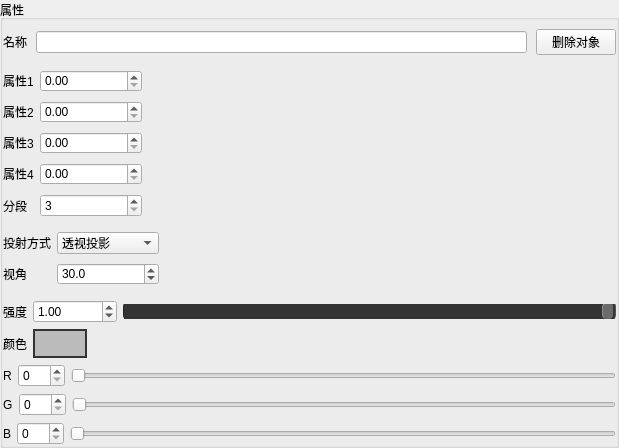
             <widget class="QGroupBox" name="attribpanel">
              <property name="title">
               <string>属性</string>
              </property>
              <layout class="QVBoxLayout" name="verticalLayout_8">
               <property name="leftMargin">
                <number>0</number>
               </property>
               <property name="topMargin">
                <number>9</number>
               </property>
               <property name="rightMargin">
                <number>0</number>
               </property>
               <property name="bottomMargin">
                <number>0</number>
               </property>
               <item>
                <layout class="QHBoxLayout" name="horizontalLayout_23">
                 <property name="spacing">
                  <number>9</number>
                 </property>
                 <item>
                  <widget class="QLabel" name="label_28">
                   <property name="text">
                    <string>名称</string>
                   </property>
                  </widget>
                 </item>
                 <item>
                  <widget class="QLineEdit" name="obj_name"/>
                 </item>
                 <item>
                  <widget class="QPushButton" name="deleteobj">
                   <property name="text">
                    <string>删除对象</string>
                   </property>
                  </widget>
                 </item>
                </layout>
               </item>
               <item>
                <widget class="QFrame" name="frame_object">
                 <property name="frameShape">
                  <enum>QFrame::NoFrame</enum>
                 </property>
                 <property name="frameShadow">
                  <enum>QFrame::Raised</enum>
                 </property>
                 <layout class="QHBoxLayout" name="horizontalLayout_18">
                  <property name="spacing">
                   <number>0</number>
                  </property>
                  <property name="leftMargin">
                   <number>0</number>
                  </property>
                  <property name="topMargin">
                   <number>0</number>
                  </property>
                  <property name="rightMargin">
                   <number>0</number>
                  </property>
                  <property name="bottomMargin">
                   <number>0</number>
                  </property>
                  <item>
                   <widget class="QFrame" name="frame_7">
                    <property name="frameShape">
                     <enum>QFrame::NoFrame</enum>
                    </property>
                    <property name="frameShadow">
                     <enum>QFrame::Raised</enum>
                    </property>
                    <layout class="QGridLayout" name="gridLayout_2">
                     <property name="leftMargin">
                      <number>0</number>
                     </property>
                     <property name="topMargin">
                      <number>9</number>
                     </property>
                     <property name="rightMargin">
                      <number>0</number>
                     </property>
                     <property name="bottomMargin">
                      <number>0</number>
                     </property>
                     <property name="verticalSpacing">
                      <number>9</number>
                     </property>
                     <item row="1" column="2">
                      <widget class="QDoubleSpinBox" name="attrib2">
                       <property name="styleSheet">
                        <string notr="true">width:80px;</string>
                       </property>
                       <property name="maximum">
                        <double>999999.000000000000000</double>
                       </property>
                       <property name="stepType">
                        <enum>QAbstractSpinBox::AdaptiveDecimalStepType</enum>
                       </property>
                      </widget>
                     </item>
                     <item row="2" column="1">
                      <widget class="QLabel" name="label_attrib3">
                       <property name="text">
                        <string>属性3</string>
                       </property>
                      </widget>
                     </item>
                     <item row="0" column="1">
                      <widget class="QLabel" name="label_attrib1">
                       <property name="text">
                        <string>属性1</string>
                       </property>
                      </widget>
                     </item>
                     <item row="0" column="2">
                      <widget class="QDoubleSpinBox" name="attrib1">
                       <property name="styleSheet">
                        <string notr="true">width:80px;</string>
                       </property>
                       <property name="maximum">
                        <double>999999.000000000000000</double>
                       </property>
                       <property name="stepType">
                        <enum>QAbstractSpinBox::AdaptiveDecimalStepType</enum>
                       </property>
                      </widget>
                     </item>
                     <item row="4" column="2">
                      <widget class="QSpinBox" name="fragment">
                       <property name="minimum">
                        <number>3</number>
                       </property>
                       <property name="maximum">
                        <number>999999</number>
                       </property>
                       <property name="stepType">
                        <enum>QAbstractSpinBox::AdaptiveDecimalStepType</enum>
                       </property>
                      </widget>
                     </item>
                     <item row="1" column="1">
                      <widget class="QLabel" name="label_attrib2">
                       <property name="text">
                        <string>属性2</string>
                       </property>
                      </widget>
                     </item>
                     <item row="4" column="1">
                      <widget class="QLabel" name="label_frag">
                       <property name="text">
                        <string>分段</string>
                       </property>
                      </widget>
                     </item>
                     <item row="2" column="2">
                      <widget class="QDoubleSpinBox" name="attrib3">
                       <property name="styleSheet">
                        <string notr="true">width:80px;</string>
                       </property>
                       <property name="maximum">
                        <double>999999.000000000000000</double>
                       </property>
                       <property name="stepType">
                        <enum>QAbstractSpinBox::AdaptiveDecimalStepType</enum>
                       </property>
                      </widget>
                     </item>
                     <item row="3" column="1">
                      <widget class="QLabel" name="label_attrib4">
                       <property name="text">
                        <string>属性4</string>
                       </property>
                      </widget>
                     </item>
                     <item row="3" column="2">
                      <widget class="QDoubleSpinBox" name="attrib4">
                       <property name="styleSheet">
                        <string notr="true">width:80px;</string>
                       </property>
                       <property name="maximum">
                        <double>999999.000000000000000</double>
                       </property>
                       <property name="stepType">
                        <enum>QAbstractSpinBox::AdaptiveDecimalStepType</enum>
                       </property>
                      </widget>
                     </item>
                    </layout>
                   </widget>
                  </item>
                  <item>
                   <spacer name="horizontalSpacer_3">
                    <property name="orientation">
                     <enum>Qt::Horizontal</enum>
                    </property>
                    <property name="sizeHint" stdset="0">
                     <size>
                      <width>474</width>
                      <height>20</height>
                     </size>
                    </property>
                   </spacer>
                  </item>
                 </layout>
                </widget>
               </item>
               <item>
                <widget class="QFrame" name="frame_camera">
                 <property name="sizePolicy">
                  <sizepolicy hsizetype="Preferred" vsizetype="Preferred">
                   <horstretch>0</horstretch>
                   <verstretch>0</verstretch>
                  </sizepolicy>
                 </property>
                 <property name="frameShape">
                  <enum>QFrame::NoFrame</enum>
                 </property>
                 <property name="frameShadow">
                  <enum>QFrame::Raised</enum>
                 </property>
                 <layout class="QHBoxLayout" name="horizontalLayout_22">
                  <property name="spacing">
                   <number>0</number>
                  </property>
                  <property name="leftMargin">
                   <number>0</number>
                  </property>
                  <property name="topMargin">
                   <number>0</number>
                  </property>
                  <property name="rightMargin">
                   <number>0</number>
                  </property>
                  <property name="bottomMargin">
                   <number>0</number>
                  </property>
                  <item>
                   <widget class="QFrame" name="frame_9">
                    <property name="frameShape">
                     <enum>QFrame::NoFrame</enum>
                    </property>
                    <property name="frameShadow">
                     <enum>QFrame::Raised</enum>
                    </property>
                    <layout class="QGridLayout" name="gridLayout_3">
                     <property name="leftMargin">
                      <number>0</number>
                     </property>
                     <property name="topMargin">
                      <number>9</number>
                     </property>
                     <property name="rightMargin">
                      <number>0</number>
                     </property>
                     <property name="bottomMargin">
                      <number>0</number>
                     </property>
                     <property name="verticalSpacing">
                      <number>9</number>
                     </property>
                     <item row="0" column="0">
                      <widget class="QLabel" name="label_23">
                       <property name="text">
                        <string>投射方式</string>
                       </property>
                      </widget>
                     </item>
                     <item row="0" column="1">
                      <widget class="QComboBox" name="projmode">
                       <item>
                        <property name="text">
                         <string>透视投影</string>
                        </property>
                       </item>
                       <item>
                        <property name="text">
                         <string>平行投影</string>
                        </property>
                       </item>
                      </widget>
                     </item>
                     <item row="1" column="0">
                      <widget class="QLabel" name="label_29">
                       <property name="text">
                        <string>视角</string>
                       </property>
                      </widget>
                     </item>
                     <item row="1" column="1">
                      <widget class="QDoubleSpinBox" name="fov">
                       <property name="styleSheet">
                        <string notr="true">width:80px;</string>
                       </property>
                       <property name="decimals">
                        <number>1</number>
                       </property>
                       <property name="minimum">
                        <double>0.200000000000000</double>
                       </property>
                       <property name="maximum">
                        <double>170.000000000000000</double>
                       </property>
                       <property name="stepType">
                        <enum>QAbstractSpinBox::AdaptiveDecimalStepType</enum>
                       </property>
                       <property name="value">
                        <double>30.000000000000000</double>
                       </property>
                      </widget>
                     </item>
                    </layout>
                   </widget>
                  </item>
                  <item>
                   <spacer name="horizontalSpacer_7">
                    <property name="orientation">
                     <enum>Qt::Horizontal</enum>
                    </property>
                    <property name="sizeHint" stdset="0">
                     <size>
                      <width>40</width>
                      <height>20</height>
                     </size>
                    </property>
                   </spacer>
                  </item>
                 </layout>
                </widget>
               </item>
               <item>
                <widget class="QFrame" name="frame_light">
                 <property name="sizePolicy">
                  <sizepolicy hsizetype="Preferred" vsizetype="Preferred">
                   <horstretch>0</horstretch>
                   <verstretch>0</verstretch>
                  </sizepolicy>
                 </property>
                 <property name="frameShape">
                  <enum>QFrame::NoFrame</enum>
                 </property>
                 <property name="frameShadow">
                  <enum>QFrame::Raised</enum>
                 </property>
                 <layout class="QVBoxLayout" name="verticalLayout_9">
                  <property name="leftMargin">
                   <number>0</number>
                  </property>
                  <property name="topMargin">
                   <number>9</number>
                  </property>
                  <property name="rightMargin">
                   <number>0</number>
                  </property>
                  <property name="bottomMargin">
                   <number>0</number>
                  </property>
                  <item>
                   <layout class="QHBoxLayout" name="horizontalLayout_28">
                    <item>
                     <widget class="QLabel" name="label_34">
                      <property name="text">
                       <string>强度</string>
                      </property>
                      <property name="buddy">
                       <cstring>difftexpath</cstring>
                      </property>
                     </widget>
                    </item>
                    <item>
                     <widget class="QDoubleSpinBox" name="lintensity">
                      <property name="maximum">
                       <double>999999.000000000000000</double>
                      </property>
                      <property name="singleStep">
                       <double>0.010000000000000</double>
                      </property>
                      <property name="stepType">
                       <enum>QAbstractSpinBox::AdaptiveDecimalStepType</enum>
                      </property>
                      <property name="value">
                       <double>1.000000000000000</double>
                      </property>
                     </widget>
                    </item>
                    <item>
                     <widget class="QSlider" name="slider_lintensity">
                      <property name="styleSheet">
                       <string notr="true">QSlider::groove {
    border: 1px solid;
	border-radius: 7px;
	border-color: #222222 #555555 #555555 #222222;
    height: 18px;
    background: #333333;
    padding:1px;
}
QSlider::handle {
    background: #6b6b6b;
    border: 1px solid;
	border-style:inset;
	border-color: #55ffffff #55000000 #55000000 #55ffffff;
	border-radius: 5px;
    width: 10px;
    margin: 0; 
}</string>
                      </property>
                      <property name="maximum">
                       <number>100</number>
                      </property>
                      <property name="value">
                       <number>100</number>
                      </property>
                      <property name="orientation">
                       <enum>Qt::Horizontal</enum>
                      </property>
                     </widget>
                    </item>
                   </layout>
                  </item>
                  <item>
                   <layout class="QHBoxLayout" name="horizontalLayout_25">
                    <item>
                     <widget class="QLabel" name="label_30">
                      <property name="text">
                       <string>颜色</string>
                      </property>
                     </widget>
                    </item>
                    <item>
                     <widget class="QPushButton" name="lcolorbutton">
                      <property name="styleSheet">
                       <string notr="true">border:2px solid #333333;
border-radius:0;
background-color:#bbbbbb;
width:50px;
height:25px;</string>
                      </property>
                      <property name="text">
                       <string/>
                      </property>
                     </widget>
                    </item>
                    <item>
                     <spacer name="horizontalSpacer_9">
                      <property name="orientation">
                       <enum>Qt::Horizontal</enum>
                      </property>
                      <property name="sizeHint" stdset="0">
                       <size>
                        <width>40</width>
                        <height>20</height>
                       </size>
                      </property>
                     </spacer>
                    </item>
                   </layout>
                  </item>
                  <item>
                   <layout class="QHBoxLayout" name="horizontalLayout_27">
                    <item>
                     <widget class="QLabel" name="label_33">
                      <property name="text">
                       <string>R</string>
                      </property>
                      <property name="buddy">
                       <cstring>diffB</cstring>
                      </property>
                     </widget>
                    </item>
                    <item>
                     <widget class="QSpinBox" name="lR">
                      <property name="maximum">
                       <number>255</number>
                      </property>
                      <property name="value">
                       <number>0</number>
                      </property>
                     </widget>
                    </item>
                    <item>
                     <widget class="QSlider" name="lRslider">
                      <property name="maximum">
                       <number>255</number>
                      </property>
                      <property name="value">
                       <number>0</number>
                      </property>
                      <property name="orientation">
                       <enum>Qt::Horizontal</enum>
                      </property>
                     </widget>
                    </item>
                   </layout>
                  </item>
                  <item>
                   <layout class="QHBoxLayout" name="horizontalLayout_26">
                    <item>
                     <widget class="QLabel" name="label_32">
                      <property name="text">
                       <string>G</string>
                      </property>
                      <property name="buddy">
                       <cstring>diffR</cstring>
                      </property>
                     </widget>
                    </item>
                    <item>
                     <widget class="QSpinBox" name="lG">
                      <property name="maximum">
                       <number>255</number>
                      </property>
                      <property name="value">
                       <number>0</number>
                      </property>
                     </widget>
                    </item>
                    <item>
                     <widget class="QSlider" name="lGslider">
                      <property name="maximum">
                       <number>255</number>
                      </property>
                      <property name="value">
                       <number>0</number>
                      </property>
                      <property name="orientation">
                       <enum>Qt::Horizontal</enum>
                      </property>
                     </widget>
                    </item>
                   </layout>
                  </item>
                  <item>
                   <layout class="QHBoxLayout" name="horizontalLayout_24">
                    <item>
                     <widget class="QLabel" name="label_22">
                      <property name="text">
                       <string>B</string>
                      </property>
                      <property name="buddy">
                       <cstring>diffG</cstring>
                      </property>
                     </widget>
                    </item>
                    <item>
                     <widget class="QSpinBox" name="lB">
                      <property name="maximum">
                       <number>255</number>
                      </property>
                      <property name="value">
                       <number>0</number>
                      </property>
                     </widget>
                    </item>
                    <item>
                     <widget class="QSlider" name="lBslider">
                      <property name="maximum">
                       <number>255</number>
                      </property>
                      <property name="value">
                       <number>0</number>
                      </property>
                      <property name="orientation">
                       <enum>Qt::Horizontal</enum>
                      </property>
                     </widget>
                    </item>
                   </layout>
                  </item>
                 </layout>
                </widget>
               </item>
              </layout>
             </widget>
